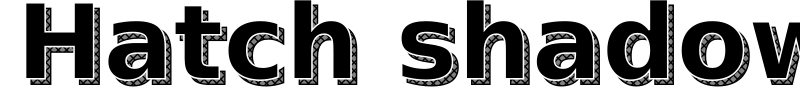

Source code (Python):
import matplotlib.pyplot as plt
import matplotlib.patheffects as path_effects

fig = plt.figure(figsize=(8, 1))
t = fig.text(0.02, 0.5, 'Hatch shadow', fontsize=75, weight=1000, va='center')
t.set_path_effects([path_effects.PathPatchEffect(offset=(4, -4), hatch='xxxx',
                                                  facecolor='gray'),
                    path_effects.PathPatchEffect(edgecolor='white', linewidth=1.1,
                                                 facecolor='black')])
plt.show()
